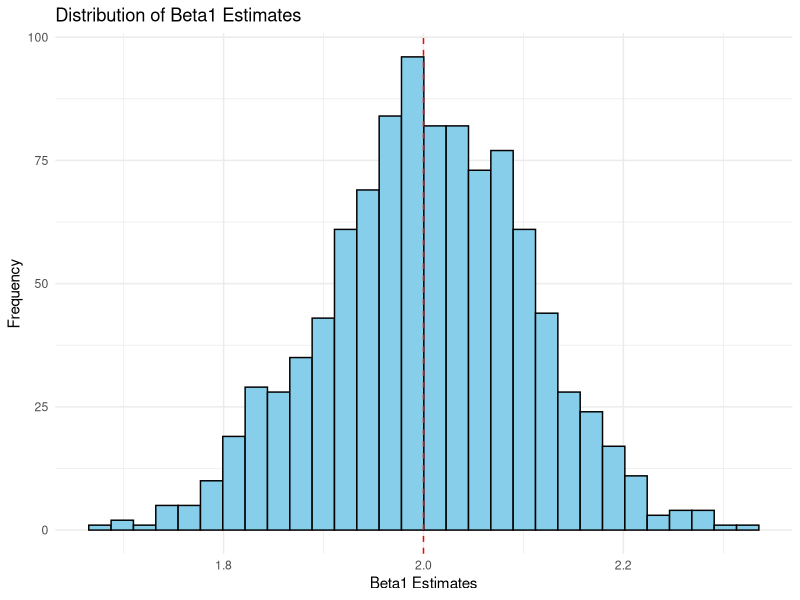

Write the R code that produced this figure.
## ---- chunk 1
# Load library
library(tidyverse)
## ---- chunk 2
generate_data <- function(n = 100, beta0 = 1, beta1 = 2, sigma = 1) {
  tibble(
    x = rnorm(n),
    y = beta0 + beta1 * x + rnorm(n, sd = sigma)
  )
}
## ---- chunk 3
fit_model <- function(data) {
  model <- lm(y ~ x, data = data)
  tibble(
    beta0_hat = coef(model)[1],
    beta1_hat = coef(model)[2]
  )
}
## ---- chunk 4
set.seed(123)

# Number of simulations
N <- 1000

# Simulate data
simulated_data <- tibble(
  sim_id = 1:N
) %>%
  mutate(
    data = map(sim_id, ~ generate_data(n = 100, beta0 = 1, beta1 = 2, sigma = 1)) # Generate datasets
  )

 ## Take a look
simulated_data
## ---- chunk 5
# Fit model to each simulated dataset
simulation_results <- simulated_data %>%
  mutate(
   results = map(data, fit_model) # Apply the model
  ) %>%
  unnest(results) # Combine all results into a single table

## Take a look
simulation_results

# Summarize the results
summary_stats <- simulation_results %>%
  summarize(
    beta0_mean = mean(beta0_hat),
    beta1_mean = mean(beta1_hat),
    beta0_bias = mean(beta0_hat - 1),
    beta1_bias = mean(beta1_hat - 2),
    beta0_sd = sd(beta0_hat),
    beta1_sd = sd(beta1_hat)
  )

summary_stats
## ---- chunk 6
# Histogram of beta1 estimates
ggplot(simulation_results, aes(x = beta1_hat)) +
  geom_histogram(bins = 30, fill = "skyblue", color = "black") +
  geom_vline(xintercept = 2, linetype = "dashed", color = "red") +
  labs(
    title = "Distribution of Beta1 Estimates",
    x = "Beta1 Estimates",
    y = "Frequency"
  ) +
  theme_minimal()

